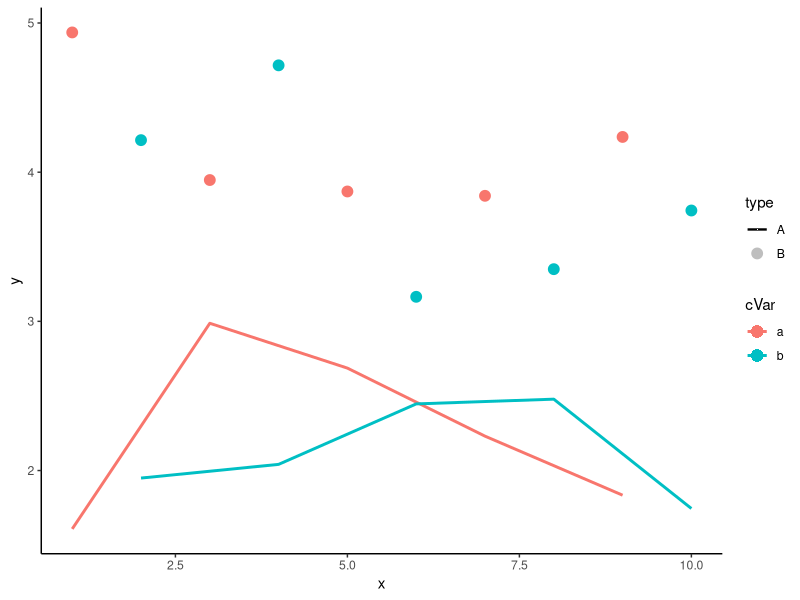

Reproduce this figure in R.
library(ggplot2)
library(dplyr)

set.seed(22)

# Example data
df <- data.frame(
  x = rep(1:10, 2),
  y = c(runif(10, 1, 3), runif(10, 3, 5)),
  pVar = rep(c("A", "B"), each = 10),
  cVar = rep(c("a", "b"), 10)
) %>%
  mutate(grp = paste(pVar, cVar, sep = "_"))

# set point size
sz <- 4

# Base plot
ggplot(df, aes(x, y, group = grp)) +
  # Path for group A (cVar) with color mapping for group (cVar)
  geom_path(aes(color = cVar
                , alpha = as.numeric(pVar == "A")
                , group = grp)
            , linewidth = 1) +
  # Points for group B (pVar) with fill based on cVar
  geom_point(aes(fill = cVar
                 , alpha = as.numeric(pVar == "B")
                 , group = grp
  )
  , shape = 21
  , size = sz
  , color = scales::alpha("white", alpha = 0)
  ) +

  # set up a guide for the plotting type, using the alpha scale that renders
  # outside type invisible
  scale_alpha_identity(breaks = c(0,1)
                       , labels = c("A", "B")
                       , guide = guide_legend(title = "type"
                                              , order = 1
                                              , override.aes = list(
                                                linewidth = c(0.8, 0)
                                                , shape = c(15, 21)
                                                , linetype = c("solid", "blank")
                                                , fill = c(NA, "grey")
                                                , size = c(0, sz)
                                                , alpha = c(1)

                                              )
                       )
  ) +
  scale_color_discrete(guide = guide_legend(order = 2)) +
  scale_fill_discrete(guide = guide_legend(order = 2)) +
  theme_classic()

